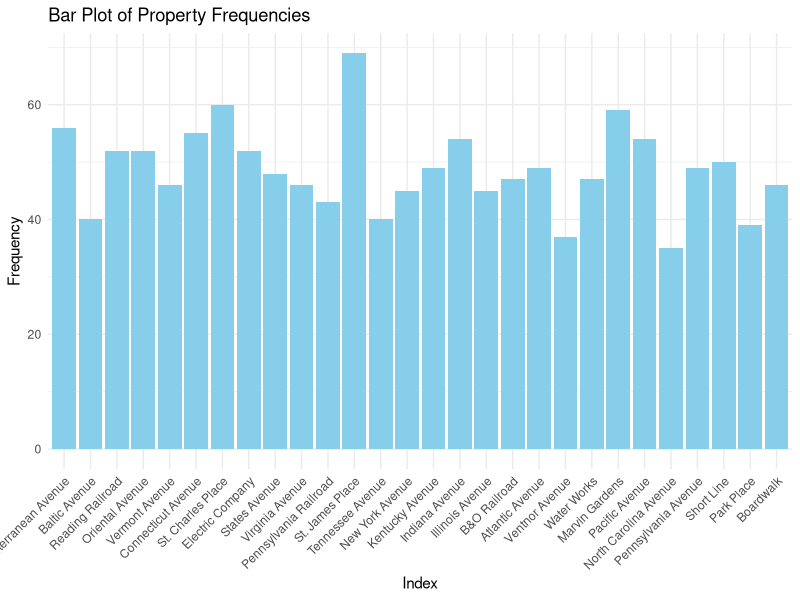
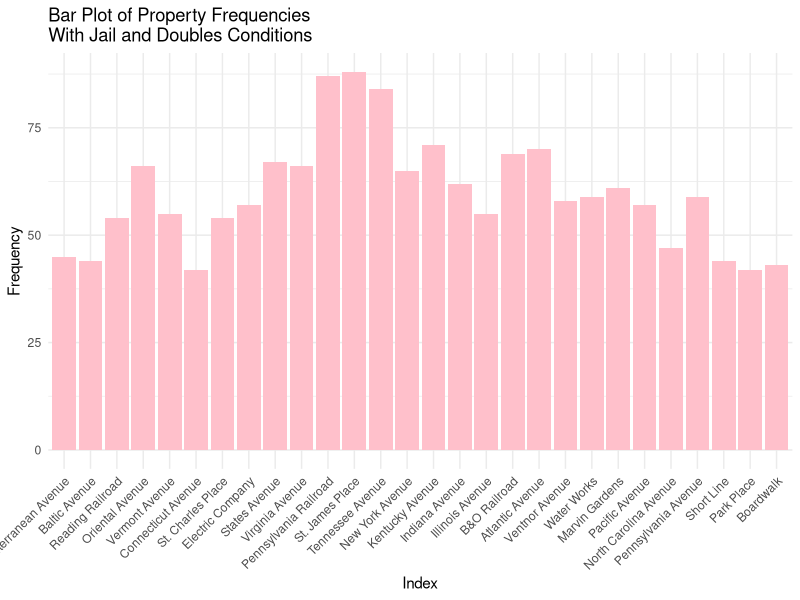

Write the R code that produced these figures, in order.
## ---- chunk 1
knitr::opts_chunk$set(echo = TRUE)
## ---- chunk 2
# Word docx in repository
## ---- chunk 3
dice_1 <- function() {
  sample(1:6, 1)
}

dice_2 <- function() {
  sample(1:6, 1)
}

property_sum_10games <- c(0, 0, 0, 0, 0, 0, 0, 0, 0, 0, 0, 0, 0, 0, 0, 0, 0, 0, 0, 0, 0, 0, 0, 0, 0, 0, 0, 0)

for (game in 1:10) {
  game_board <- c(0, 0, 0, 0, 0, 0, 0, 0, 0, 0, 0, 0, 0, 0, 0, 0, 0, 0, 0, 0, 0, 0, 0, 0, 0, 0, 0, 0, 0, 0, 0, 0, 0, 0, 0, 0, 0, 0, 0, 0)

  players <- list(
    player1 <- 0,
    player2 <- 0,
    player3 <- 0,
    player4 <- 0
  )

  for (i in 1:50) {
    for (j in 1:4) {
      dice_total <- dice_1() + dice_2()
      players[[j]] <- (players[[j]] + dice_total) %% 41
      game_board[players[[j]]] <- game_board[players[[j]]] + 1
    }
  }

  properties <- game_board[c(2, 4, 6, 7, 9, 10, 12, 13, 14, 15, 16, 17, 19, 20, 22, 24, 25, 26, 27, 28, 29, 30, 32, 33, 35, 36, 38, 40)]
  
  property_sum_10games <- property_sum_10games + properties
}  

names(property_sum_10games) <- c("Mediterranean Avenue", "Baltic Avenue", "Reading Railroad", "Oriental Avenue", "Vermont Avenue", "Connecticut Avenue", "St. Charles Place", "Electric Company", "States Avenue", "Virginia Avenue", "Pennsylvania Railroad", "St. James Place", "Tennessee Avenue", "New York Avenue", "Kentucky Avenue", "Indiana Avenue", "Illinois Avenue", "B&O Railroad", "Atlantic Avenue", "Ventnor Avenue", "Water Works", "Marvin Gardens", "Pacific Avenue", "North Carolina Avenue", "Pennsylvania Avenue", "Short Line", "Park Place", "Boardwalk")

library(ggplot2)

prop_freq1 <- data.frame(
  property = factor(names(property_sum_10games), levels = names(property_sum_10games)),
  frequency = property_sum_10games
)

ggplot(prop_freq1, aes(x = property, y = frequency)) +
  geom_bar(stat = "identity", fill = "skyblue") +
  labs(x = "Index", y = "Frequency", title = "Bar Plot of Property Frequencies") +
  theme_minimal() +
  theme(axis.text.x = element_text(angle = 45, hjust = 1))
## ---- chunk 4
property_sum_10games_jail <- c(0, 0, 0, 0, 0, 0, 0, 0, 0, 0, 0, 0, 0, 0, 0, 0, 0, 0, 0, 0, 0, 0, 0, 0, 0, 0, 0, 0)

for (game in 1:10) {
  game_board <- c(0, 0, 0, 0, 0, 0, 0, 0, 0, 0, 0, 0, 0, 0, 0, 0, 0, 0, 0, 0, 0, 0, 0, 0, 0, 0, 0, 0, 0, 0, 0, 0, 0, 0, 0, 0, 0, 0, 0, 0)

  players <- list( # Store players as a list of data frames with their information
    player1 <- data.frame(
      location = 0, # Location on the board (integer)
      double_rolls = 0, # Number of times doubles have been rolled consecutively (integer)
      jail = FALSE, # Is the player in jail? (boolean)
      jail_rolls = 0), # Number of times a player has rolled while in jail (integer)
    player2 <- data.frame(
      location = 0,
      double_rolls = 0,
      jail = FALSE,
      jail_rolls = 0),
    player3 <- data.frame(
      location = 0,
      double_rolls = 0,
      jail = FALSE,
      jail_rolls = 0),
    player4 <- data.frame(
      location = 0,
      double_rolls = 0,
      jail = FALSE,
      jail_rolls = 0)
  )

  for (i in 1:50) { # Each player has 50 turns
    for (j in 1:4) { # Players take turns in order
      if (players[[j]]$jail == TRUE) { # If the player is in jail...
        d1 = dice_1()
        d2 = dice_2()
        jail_rolls <- jail_rolls + 1
        
        if (d1 == d2 || players[[j]]$jail_rolls == 3) { # If the player rolls doubles or has been in jail for 3 turns, then they get out
          jail = FALSE
          players[[j]]$jail_rolls <- 0
          dice_total <- dice_1() + dice_2()
          players[[j]]$location <- (players[[j]]$location + dice_total) %% 41
          game_board[players[[j]]$location] <- game_board[players[[j]]$location] + 1
        }
        
      } else { # If the player is not in jail...
        d1 = dice_1()
        d2 = dice_2()
        dice_total <- dice_1() + dice_2()
        players[[j]]$location <- (players[[j]]$location + dice_total) %% 41
        game_board[players[[j]]$location] <- game_board[players[[j]]$location] + 1
        
        if (players[[j]]$location == 31) { # Player landed on "Go to jail"
          players[[j]]$location <- 11
          jail = TRUE
        } else if (d1 == d2) { # Player rolled doubles on their first roll
          players[[j]]$double_rolls = players[[j]]$double_rolls + 1
        }
        
        while (players[[j]]$double_rolls > 0 & players[[j]]$double_rolls < 3) { # Player rolls again if they got doubles
          d1 = dice_1()
          d2 = dice_2()
          dice_total <- dice_1() + dice_2()
          players[[j]]$location <- (players[[j]]$location + dice_total) %% 41
          game_board[players[[j]]$location] <- game_board[players[[j]]$location] + 1
          
          if (d1 == d2) { # Increment the player's number of consecutive doubles rolls
            players[[j]]$double_rolls = players[[j]]$double_rolls + 1
          }
        }
        
        if (players[[j]]$double_rolls == 3) { # If player rolls double 3 times in a row, then they go to jail
          players[[j]]$location <- 11
          jail = TRUE
        }
      }
    }  
  }    

  properties <- game_board[c(2, 4, 6, 7, 9, 10, 12, 13, 14, 15, 16, 17, 19, 20, 22, 24, 25, 26, 27, 28, 29, 30, 32, 33, 35, 36, 38, 40)]
  
  property_sum_10games_jail <- property_sum_10games_jail + properties
}  

names(property_sum_10games_jail) <- c("Mediterranean Avenue", "Baltic Avenue", "Reading Railroad", "Oriental Avenue", "Vermont Avenue", "Connecticut Avenue", "St. Charles Place", "Electric Company", "States Avenue", "Virginia Avenue", "Pennsylvania Railroad", "St. James Place", "Tennessee Avenue", "New York Avenue", "Kentucky Avenue", "Indiana Avenue", "Illinois Avenue", "B&O Railroad", "Atlantic Avenue", "Ventnor Avenue", "Water Works", "Marvin Gardens", "Pacific Avenue", "North Carolina Avenue", "Pennsylvania Avenue", "Short Line", "Park Place", "Boardwalk")

library(ggplot2)

prop_freq2 <- data.frame(
  property = factor(names(property_sum_10games_jail), levels = names(property_sum_10games_jail)),
  frequency = property_sum_10games_jail
)

ggplot(prop_freq2, aes(x = property, y = frequency)) +
  geom_bar(stat = "identity", fill = "pink") +
  labs(x = "Index", y = "Frequency", title = "Bar Plot of Property Frequencies\nWith Jail and Doubles Conditions") +
  theme_minimal() +
  theme(axis.text.x = element_text(angle = 45, hjust = 1))
## ---- chunk 5

## ---- chunk 6
